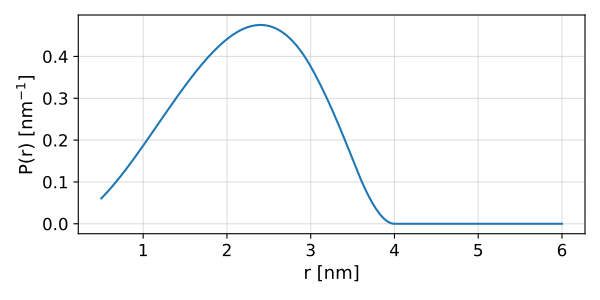

Recreate this plot in Python.
import deerlab as dl
import matplotlib.pyplot as plt
import numpy as np
model = dl.dd_shell
r = np.linspace(0.5,6,400)
info = model()
par0 = info['Start']
P = model(r,par0)
plt.figure(figsize=[6,3])
plt.plot(r,P)
plt.xlabel('r [nm]',fontsize=13)
plt.ylabel('P(r) [nm$^{-1}$]',fontsize=13)
plt.grid(alpha=0.4)
plt.tick_params(labelsize=12)
plt.tick_params(labelsize=12)
plt.tight_layout()
